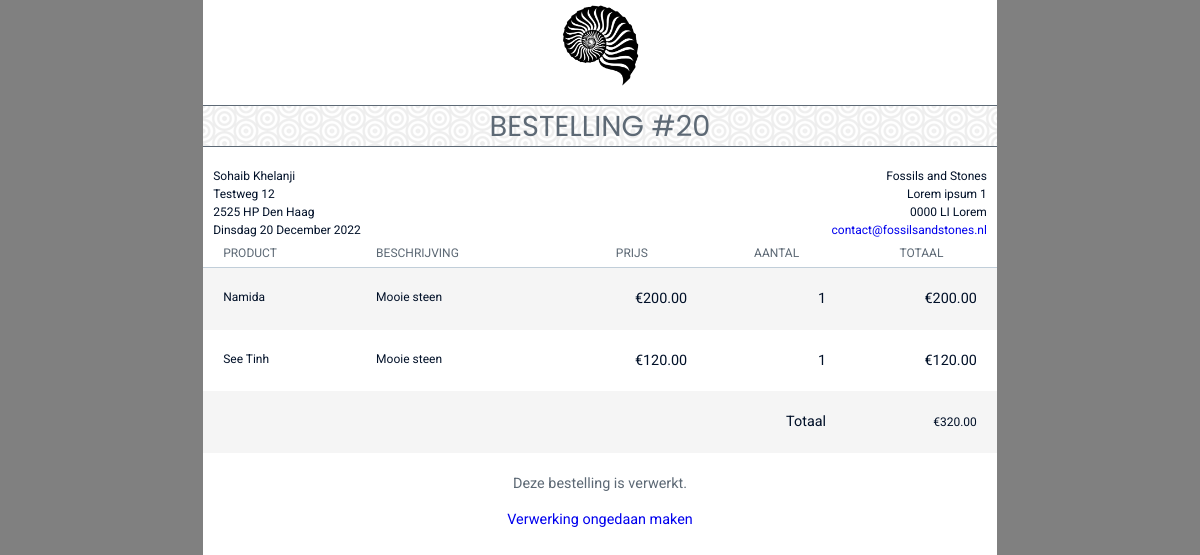
Before: /viewOrderAdmin.php?id=20 (signed in) with the older database file.
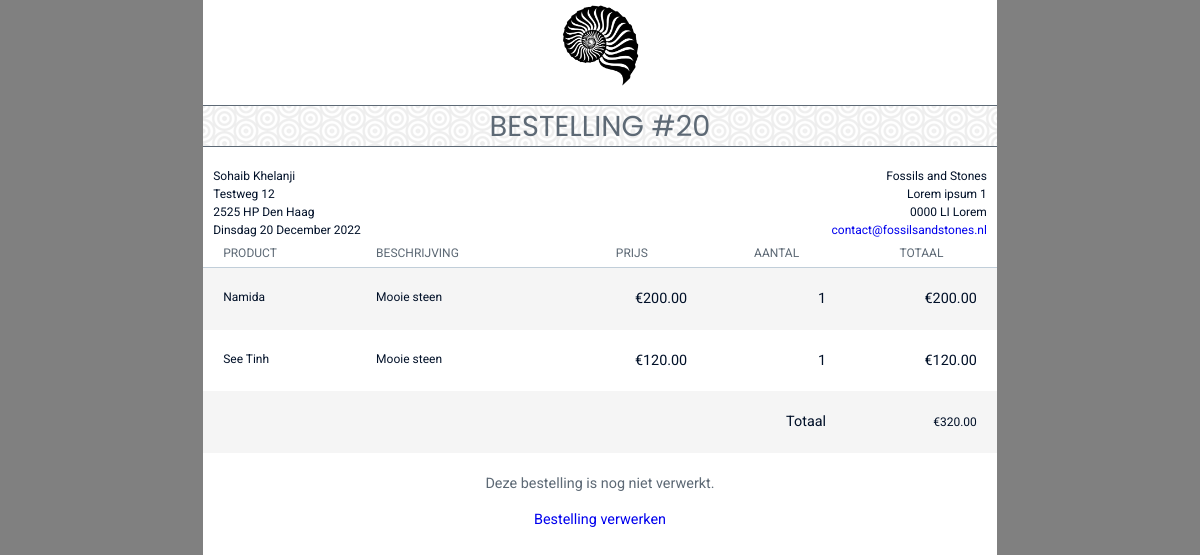
After: the same page with the newer database file.
### tables this page shows
CREATE TABLE `orders` (
  `orders_id` int(11) NOT NULL,
  `user_id` int(11) DEFAULT NULL,
  `orders_timestamp` varchar(255) NOT NULL,
  `orders_processed` int(1) NOT NULL DEFAULT 0
);

### classes/dbh.php (called while the page is built)
<?php
class dbh
{
    public function connection()
    {
        try {
            $username = "root";
            $password = "";
            $pdo = new PDO('mysql:host=localhost;dbname=fas', $username, $password);
            return $pdo;
        } catch (PDOException $e) {
            print "Error!:" . $e->getMessage() . "<br/>";
            die();
        }
    }
}

### viewOrderAdmin.php (the view, shortened to what the changed rows need)
<?php
include 'incs/header.php';
include 'classes/dbh.php';
$dbh = new Dbh();
$orderId = $_GET['id'];
$stmt = $dbh->connection()->prepare("SELECT * FROM orders WHERE orders_id = $orderId");
$stmt->execute();
$result = $stmt->fetchAll();
?>
<body style="background-color: grey;">
  <div id=invoice>
    <header class="clearfix">
      <h1>BESTELLING #<?php echo $orderId ?></h1>
      <div id="project">
        <?php
        if ($noAccount = "false") {
          $stmt = $dbh->connection()->prepare("SELECT * FROM user INNER JOIN orders ON orders.user_id = user.user_id INNER JOIN user_address ON user.user_id = user_address.user_id WHERE orders.orders_id = $orderId");
          $stmt->execute();
          $result = $stmt->fetchAll();
          foreach ($result as $order) {
            $orderFirstname = $order['user_firstname'];
            $orderLastname = $order['user_lastname'];
            $orderStreetName = $order['address_streetname'];
            $orderHouseNumber = $order['address_housenumber'];
            $orderPostalCode = $order['address_postalcode'];
            $orderCity = $order['address_city'];
            echo "<div>$orderFirstname $orderLastname</div>";
            echo "<div>$orderStreetName $orderHouseNumber</div>";
            echo "<div>$orderPostalCode $orderCity</div>";
          }
        }
        ?>
        <div><?php
              $stmt = $dbh->connection()->prepare("SELECT * FROM orders WHERE orders_id = $orderId");
              $stmt->execute();
              $result = $stmt->fetchAll();
              foreach ($result as $order) {
                $orderTimestamp = date("d-m-Y H:i", strtotime($order['orders_timestamp']));
                $orderTimestamp = date("l j F Y ", strtotime($orderTimestamp));
                $orderTimestamp = str_replace("January", "Januari", $orderTimestamp);
                $orderTimestamp = str_replace("February", "Februari", $orderTimestamp);
                $orderTimestamp = str_replace("March", "Maart", $orderTimestamp);
                $orderTimestamp = str_replace("April", "April", $orderTimestamp);
                $orderTimestamp = str_replace("May", "Mei", $orderTimestamp);
                $orderTimestamp = str_replace("June", "Juni", $orderTimestamp);
                $orderTimestamp = str_replace("July", "Juli", $orderTimestamp);
                $orderTimestamp = str_replace("August", "Augustus", $orderTimestamp);
                $orderTimestamp = str_replace("September", "September", $orderTimestamp);
                $orderTimestamp = str_replace("October", "Oktober", $orderTimestamp);
                $orderTimestamp = str_replace("November", "November", $orderTimestamp);
                $orderTimestamp = str_replace("December", "December", $orderTimestamp);
                $orderTimestamp = str_replace("Monday", "Maandag", $orderTimestamp);
                $orderTimestamp = str_replace("Tuesday", "Dinsdag", $orderTimestamp);
                $orderTimestamp = str_replace("Wednesday", "Woensdag", $orderTimestamp);
                $orderTimestamp = str_replace("Thursday", "Donderdag", $orderTimestamp);
                $orderTimestamp = str_replace("Friday", "Vrijdag", $orderTimestamp);
                $orderTimestamp = str_replace("Saturday", "Zaterdag", $orderTimestamp);
                $orderTimestamp = str_replace("Sunday", "Zondag", $orderTimestamp);
                echo $orderTimestamp;
              }
              ?></div>
      </div>
    </header>
    <main>
      <table>
        <thead>
          <tr>
            <th class="service">PRODUCT</th>
            <th class="desc">BESCHRIJVING</th>
            <th>PRIJS</th>
            <th>AANTAL</th>
            <th>TOTAAL</th>
          </tr>
        </thead>
      </table>
      <div id="notices">
        <div class="notice">
          <?php
          $stmt = $dbh->connection()->prepare("SELECT * FROM orders WHERE orders_id = $orderId");
          $stmt->execute();
          $result = $stmt->fetchAll();
          foreach ($result as $row) {
            $orderStatus = $row['orders_processed'];
            if ($orderStatus == 0) {
              echo "
              <p>Deze bestelling is nog niet verwerkt.</p>
              <a href='viewOrderAdmin.php?id=$orderId&status=1' class='btn btn-primary'>Bestelling verwerken</a>
              ";
            } else {
              echo "
              <p>Deze bestelling is verwerkt.</p>
              <a href='viewOrderAdmin.php?id=$orderId&status=0' class='btn btn-primary'>Verwerking ongedaan maken</a>
              ";
            }
          }
          ?>
        </div>
      </div>
    </main>
  </div>
  <?php
  include 'incs/footer.php';
  ?>

Changed rows visible on the page:
changed orders: orders_processed "Deze bestelling is verwerkt. Verwerking ongedaan maken" → "Deze bestelling is nog niet verwerkt. Bestelling verwerken"
